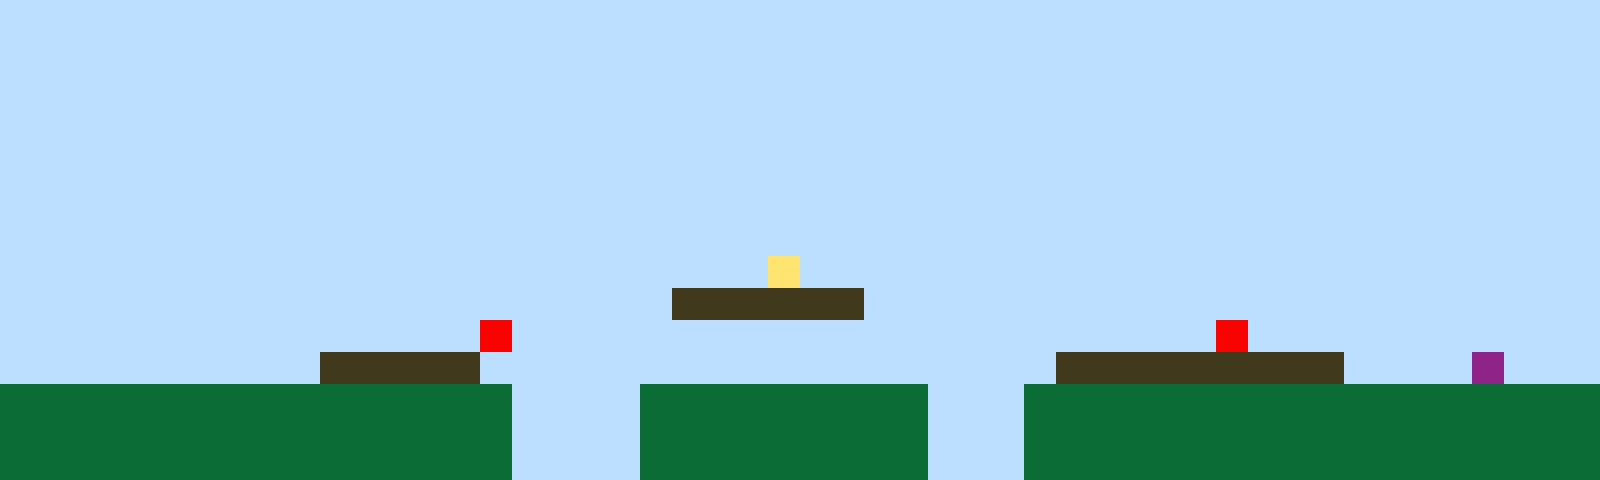

Below is a game level as drawn by its tile map, then a one-line description and the .tmx file that defines it, in full:
An orthogonal 50x15 tile map with 32x32 px tiles, 1 tile layer (Tile Layer 1).

<map version="1.10" tiledversion="1.11.2" orientation="orthogonal" renderorder="right-up" width="50" height="15" tilewidth="32" tileheight="32" infinite="0" nextlayerid="2" nextobjectid="1"><editorsettings><export target="map1.csv" format="csv" /></editorsettings><tileset firstgid="1" name="sprites" tilewidth="32" tileheight="32" tilecount="6" columns="3"><image source="sprites.png" width="96" height="64" /></tileset><layer id="1" name="Tile Layer 1" width="50" height="15"><data encoding="csv">1,1,1,1,1,1,1,1,1,1,1,1,1,1,1,1,1,1,1,1,1,1,1,1,1,1,1,1,1,1,1,1,1,1,1,1,1,1,1,1,1,1,1,1,1,1,1,1,1,1,1,1,1,1,1,1,1,1,1,1,1,1,1,1,1,1,1,1,1,1,1,1,1,1,1,1,1,1,1,1,1,1,1,1,1,1,1,1,1,1,1,1,1,1,1,1,1,1,1,1,1,1,1,1,1,1,1,1,1,1,1,1,1,1,1,1,1,1,1,1,1,1,1,1,1,1,1,1,1,1,1,1,1,1,1,1,1,1,1,1,1,1,1,1,1,1,1,1,1,1,1,1,1,1,1,1,1,1,1,1,1,1,1,1,1,1,1,1,1,1,1,1,1,1,1,1,1,1,1,1,1,1,1,1,1,1,1,1,1,1,1,1,1,1,1,1,1,1,1,1,1,1,1,1,1,1,1,1,1,1,1,1,1,1,1,1,1,1,1,1,1,1,1,1,1,1,1,1,1,1,1,1,1,1,1,1,1,1,1,1,1,1,1,1,1,1,1,1,1,1,1,1,1,1,1,1,1,1,1,1,1,1,1,1,1,1,1,1,1,1,1,1,1,1,1,1,1,1,1,1,1,1,1,1,1,1,1,1,1,1,1,1,1,1,1,1,1,1,1,1,1,1,1,1,1,1,1,1,1,1,1,1,1,1,1,1,1,1,1,1,1,1,1,1,1,1,1,1,1,1,1,1,1,1,1,1,1,1,1,1,1,1,1,1,1,1,1,1,1,1,1,1,1,1,1,1,1,1,1,1,1,1,1,1,1,1,1,1,1,1,1,1,1,1,1,1,1,1,1,1,1,1,1,1,1,1,1,1,1,1,1,1,1,1,1,1,1,1,1,1,1,1,1,1,1,1,1,1,1,1,1,1,1,1,1,1,1,1,1,1,1,1,1,1,4,1,1,1,1,1,1,1,1,1,1,1,1,1,1,1,1,1,1,1,1,1,1,1,1,1,1,1,1,1,1,1,1,1,1,1,1,1,1,1,1,1,1,1,1,1,1,3,3,3,3,3,3,1,1,1,1,1,1,1,1,1,1,1,1,1,1,1,1,1,1,1,1,1,1,1,1,1,1,1,1,1,1,1,1,1,1,1,1,1,1,5,1,1,1,1,1,1,1,1,1,1,1,1,1,1,1,1,1,1,1,1,1,1,5,1,1,1,1,1,1,1,1,1,1,1,1,1,1,1,1,1,1,1,1,1,3,3,3,3,3,1,1,1,1,1,1,1,1,1,1,1,1,1,1,1,1,1,1,3,3,3,3,3,3,3,3,3,1,1,1,1,6,1,1,1,2,2,2,2,2,2,2,2,2,2,2,2,2,2,2,2,1,1,1,1,2,2,2,2,2,2,2,2,2,1,1,1,2,2,2,2,2,2,2,2,2,2,2,2,2,2,2,2,2,2,2,2,2,2,2,2,2,2,2,2,2,2,2,2,2,2,1,1,1,1,2,2,2,2,2,2,2,2,2,1,1,1,2,2,2,2,2,2,2,2,2,2,2,2,2,2,2,2,2,2,2,2,2,2,2,2,2,2,2,2,2,2,2,2,2,2,1,1,1,1,2,2,2,2,2,2,2,2,2,1,1,1,2,2,2,2,2,2,2,2,2,2,2,2,2,2,2,2,2,2</data></layer></map>
